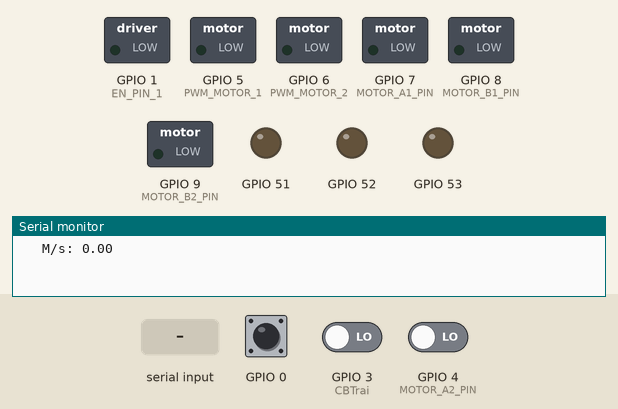
The sketch below on a simulated ESP32-S3. Shown: switched loads named in the sketch (green lamp = pin HIGH), output pins drawn as LEDs (lit = HIGH), the last lines printed to the serial monitor. Inputs (shaded band) come from the test bench; at power-on: GPIO 4 (MOTOR_A2_PIN) LOW, GPIO 0 HIGH, GPIO 3 (CBTrai) LOW.

Above: at 1.2 s.
1.3 s: "1" received over Serial
At 2.5 s:
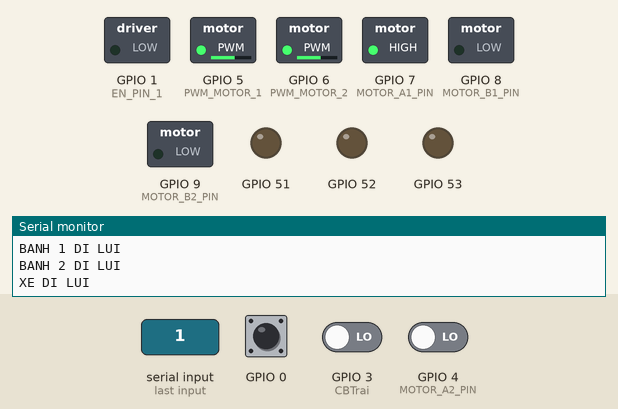
2.8 s: GPIO 4 (MOTOR_A2_PIN) driven HIGH
Timing chart, 0 to 5.8 s (numbered marks = the images above; inputs shaded):
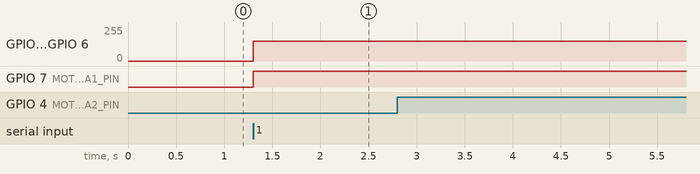

Measured:
- after the input at 1.3 s, GPIO 5 (PWM_MOTOR_1), GPIO 6 (PWM_MOTOR_2): 0/255 → 150/255 at once; GPIO 7 (MOTOR_A1_PIN): LOW → HIGH at once

The sketch:

CODE_ARDUINO.ino
```cpp
#define BRAKE  40
#define CW     41
#define CCW    42
#define LEFT   43
#define RIGHT  44


//MOTOR 1
#define MOTOR_A1_PIN 7
#define MOTOR_B1_PIN 8

//MOTOR 2
#define MOTOR_A2_PIN 4
#define MOTOR_B2_PIN 9

#define PWM_MOTOR_1 5
#define PWM_MOTOR_2 6


#define EN_PIN_1 A0
#define EN_PIN_2 A1

#define MOTOR_1 0
#define MOTOR_2 1

#define CBTrai  A2 //cam bien trai
#define CBGiua  A3 //cam bien giua
#define CBPhai  A4 //cam bien phai

#define encoder 2

int a = 0, b= 0;
int dem = 0;
float tocdo = 0;

int timecho = 1000;
unsigned long thoigian;
unsigned long hientai;

short usSpeed = 150;  //default motor speed
unsigned short usMotor_Status = BRAKE;

void setup()
{
  Serial.begin(9600);
//Motor
  pinMode(MOTOR_A1_PIN, OUTPUT);
  pinMode(MOTOR_B1_PIN, OUTPUT);

  pinMode(MOTOR_A2_PIN, OUTPUT);
  pinMode(MOTOR_B2_PIN, OUTPUT);

  pinMode(PWM_MOTOR_1, OUTPUT);
  pinMode(PWM_MOTOR_2, OUTPUT);

  pinMode(EN_PIN_1, OUTPUT);
  pinMode(EN_PIN_2, OUTPUT);

//Cảm biến
  pinMode(CBTrai, INPUT);
  pinMode(CBGiua, INPUT);
  pinMode(CBPhai, INPUT);

//Đèn UV
  pinMode(51, OUTPUT);
  digitalWrite(51, LOW);
  pinMode(52, OUTPUT);
  digitalWrite(52, LOW);
  pinMode(53, OUTPUT);
  digitalWrite(53, LOW);

  pinMode(encoder, INPUT);
  attachInterrupt(0, dem_xung, RISING); //Ngắt ngoài
}

void loop()
{
  thoigian = millis();
  if (Serial.available())
  {
  char data_rcvd = Serial.read();
    if(data_rcvd == '1')
    {
     Auto();
    }
    if(data_rcvd == '2')
    {
      TurnON();
    }
    if(data_rcvd == '3')
    {
      TurnOFF();
    }
    if(data_rcvd == '4')
    {
      Forward();
    }
    if(data_rcvd == '5')
    {
      Stop();
    }
    if(data_rcvd == '6')
    {
      Reverse();
    }
    if(data_rcvd == '7')
    {
      Turnleft();
    }
    if(data_rcvd == '8')
    {
       Turnright();
    }
    if(data_rcvd == '+')
    {
      IncreaseSpeed();
    }
    if(data_rcvd == '-')
    {
      DecreaseSpeed();
    }
    Serial.println(data_rcvd);//Kiểm tra dữ liệu đã nhận từ ESP32
  }
 dotocdo();
}

void dotocdo()
{
 if (thoigian - hientai >= timecho)
  {
    hientai = thoigian;
    tocdo = float(dem/20)*float(0.025*3.14); // m/s
//     * dem/20 là số vòng/s
//     * 0.025 là đường kính vòng tròn (đơn vị: m)
//     * 3.14 là số pi
    dem = 0;
    Serial.print("   "); Serial.print("M/s: ");
    Serial.println(tocdo); //kiểm tra tốc độ qua monitor
  }
}
void dem_xung()
{
  dem++; //đếm xung
}

void Stop()
{
  usMotor_Status = BRAKE;
  motorGo(MOTOR_1, usMotor_Status, 0);
  motorGo(MOTOR_2, usMotor_Status, 0);
  Serial.println("XE DUNG");
}

void Forward()
{
  usMotor_Status = CW;
  motorGo(MOTOR_1, usMotor_Status, usSpeed);
  motorGo(MOTOR_2, usMotor_Status, usSpeed);
  Serial.println("XE DI TOI");
}

void Reverse()
{
  usMotor_Status = CCW;
  motorGo(MOTOR_1, usMotor_Status, usSpeed);
  motorGo(MOTOR_2, usMotor_Status, usSpeed);
  Serial.println("XE DI LUI");
}

void Turnleft()
{
  usMotor_Status = LEFT;
  motorGo(MOTOR_1, usMotor_Status, usSpeed);
  motorGo(MOTOR_2, usMotor_Status, usSpeed);
  Serial.println("XE QUEO TRAI");
}
void Turnright()
{
  usMotor_Status = RIGHT;
  motorGo(MOTOR_1, usMotor_Status, usSpeed);
  motorGo(MOTOR_2, usMotor_Status, usSpeed);
  Serial.println("XE  QUEO PHAI");
}

void TurnON()  //Bật đèn UV
{
  digitalWrite(51, HIGH);
  digitalWrite(52, HIGH);
  digitalWrite(53, HIGH);
}
void TurnOFF() //Tắt đèn UV
{
  digitalWrite(51, LOW);
  digitalWrite(52, LOW);
  digitalWrite(53, LOW);
}

void IncreaseSpeed()
{
  usSpeed = usSpeed + 10;
  if(usSpeed > 255)
  {
    usSpeed = 255;
  }

  motorGo(MOTOR_1, usMotor_Status, usSpeed);
  motorGo(MOTOR_2, usMotor_Status, usSpeed);
}

void DecreaseSpeed()
{
  usSpeed = usSpeed - 10;
  if(usSpeed < 0)
  {
    usSpeed = 0;
  }

  motorGo(MOTOR_1, usMotor_Status, usSpeed);
  motorGo(MOTOR_2, usMotor_Status, usSpeed);
}

void motorGo(uint8_t motor, uint8_t direct, uint8_t pwm)
{
  if(motor == MOTOR_1)
  {
    if(direct == CW)
    {
      digitalWrite(MOTOR_A1_PIN, LOW);
      digitalWrite(MOTOR_B1_PIN, HIGH);
       Serial.println("BANH 1 DI TOI");
    }
    else if(direct == CCW)
    {
      digitalWrite(MOTOR_A1_PIN, HIGH);
      digitalWrite(MOTOR_B1_PIN, LOW);
      Serial.println("BANH 1 DI LUI");
    }
     else if(direct == LEFT)
    {
      digitalWrite(MOTOR_A1_PIN, HIGH);
      digitalWrite(MOTOR_B1_PIN, LOW);
    }
    else if(direct == RIGHT)
    {
      digitalWrite(MOTOR_A1_PIN, LOW);
      digitalWrite(MOTOR_B1_PIN, LOW);
    }
    else
    {
      digitalWrite(MOTOR_A1_PIN, LOW);
      digitalWrite(MOTOR_B1_PIN, LOW);
    }
    analogWrite(PWM_MOTOR_1, pwm);
  }
  else if(motor == MOTOR_2)
  {
    if(direct == CW)
    {
      digitalWrite(MOTOR_A2_PIN, LOW);
      digitalWrite(MOTOR_B2_PIN, HIGH);
      Serial.println("BANH 2 DI TOI");
    }
    else if(direct == CCW)
    {
      digitalWrite(MOTOR_A2_PIN, HIGH);
      digitalWrite(MOTOR_B2_PIN, LOW);
          Serial.println("BANH 2 DI LUI");
    }
    else if(direct == LEFT)
    {
       digitalWrite(MOTOR_A2_PIN, LOW);
       digitalWrite(MOTOR_B2_PIN, LOW);
    }
    else if(direct == RIGHT)
    {
      digitalWrite(MOTOR_A2_PIN, HIGH);
      digitalWrite(MOTOR_B2_PIN, LOW);
    }
    else
    {
      digitalWrite(MOTOR_A2_PIN, LOW);
      digitalWrite(MOTOR_B2_PIN, LOW);
    }
    analogWrite(PWM_MOTOR_1, pwm);
    analogWrite(PWM_MOTOR_2, pwm);
  }
}
void Auto()
{
  if (digitalRead(CBGiua) == LOW)
  {
    Forward();
  }
  else
  {
    Stop();
    a = 1;
  }
  if (a == 1 && digitalRead(CBTrai) == HIGH && digitalRead(CBPhai) == LOW )
  {
    Turnright();
    delay(3000);
    Stop();
    delay(500);
    Forward();
    a=0;
  }
  else if (a == 1 && digitalRead(CBTrai) == LOW && digitalRead(CBPhai) == HIGH )
  {
    Turnleft();
    delay(3000);
    Stop();
    delay(500);
    Forward();
    a=0;
  }
 if( tocdo < 0.1)
 {
  Reverse();
  delay(2000);
  Turnleft();
  delay(2000);
  Auto();
 }
}
```
